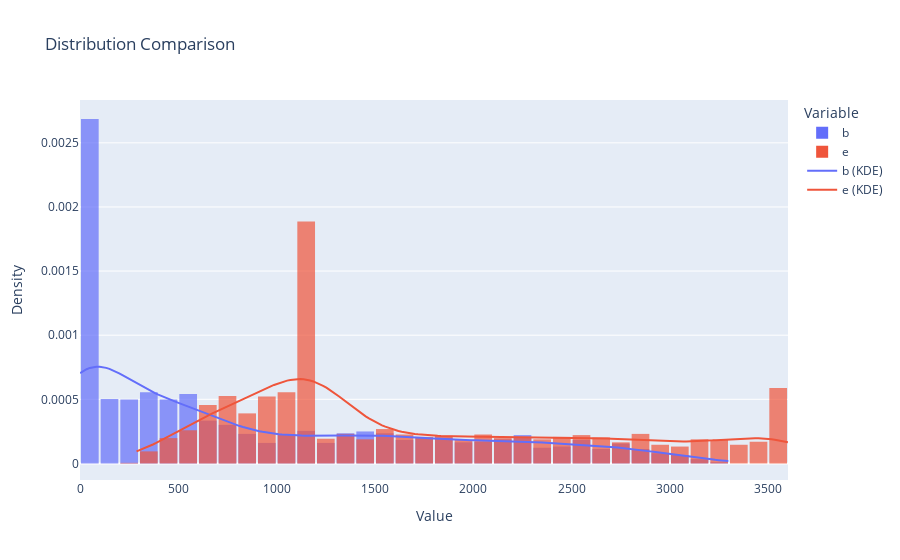

This figure's notebook cell:
### Code cell
# 1.3 Histograma
columns = ['b', 'e']
# columns = ['e']
plotly_hist = histograms.histogram_plotly(df, columns, show_kde=True, chart_title='Distribution Comparison')
plotly_hist

### Figure 1 — Plotly figure (JSON) as saved in the notebook; plotly's stock layout.template omitted (floating-point values rounded to 4 significant figures; data arrays with more than 128 entries replaced by an {"elided": "..."} marker saying what was removed)
{"data": [{"bingroup": "x", "histnorm": "probability density", "hovertemplate": "variable=b<br>value=%{x}<br>probability density=%{y}<extra></extra>", "legendgroup": "b", "marker": {"color": "#636efa", "opacity": 0.7, "pattern": {"shape": ""}}, "name": "b", "orientation": "v", "showlegend": true, "type": "histogram", "x": {"elided": "2129 float values"}, "xaxis": "x", "yaxis": "y"}, {"bingroup": "x", "histnorm": "probability density", "hovertemplate": "variable=e<br>value=%{x}<br>probability density=%{y}<extra></extra>", "legendgroup": "e", "marker": {"color": "#EF553B", "opacity": 0.7, "pattern": {"shape": ""}}, "name": "e", "orientation": "v", "showlegend": true, "type": "histogram", "x": {"elided": "2129 float values"}, "xaxis": "x", "yaxis": "y"}, {"line": {"color": "#636EFA", "width": 2}, "mode": "lines", "name": "b (KDE)", "type": "scatter", "x": {"elided": "200 float values"}, "y": {"elided": "200 float values"}}, {"line": {"color": "#EF553B", "width": 2}, "mode": "lines", "name": "e (KDE)", "type": "scatter", "x": {"elided": "200 float values"}, "y": {"elided": "200 float values"}}], "layout": {"bargap": 0.1, "barmode": "overlay", "legend": {"title": {"text": "Variable"}, "tracegroupgap": 0}, "title": {"text": "Distribution Comparison"}, "xaxis": {"anchor": "y", "domain": [0, 1], "title": {"text": "Value"}}, "yaxis": {"anchor": "x", "domain": [0, 1], "title": {"text": "Density"}}}}
